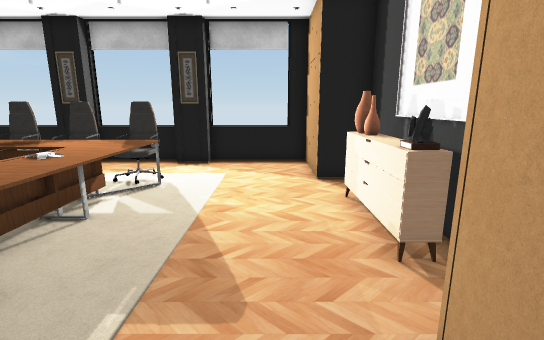
view 1 (above)

16 first-person views from a walk through a 3-D level made in the Unity game engine. The camera is 1.3 m above the floor, tilts 12° down and sees 85° across. The floor is counted in squares, 0.5 m on a side. Each view is taken from the middle of a square. On the plan, view 1 faces up. The plan holds only what a view shows up to about 19 squares ahead; the rest is blank. The player character is not drawn. Some surface patterns are stand-ins.

view 2
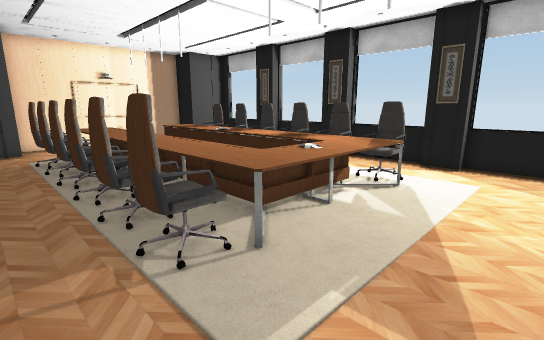

view 3
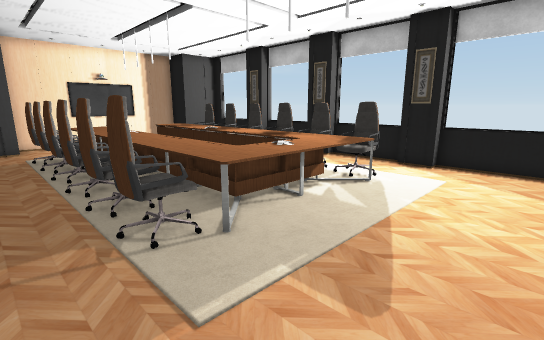

view 4
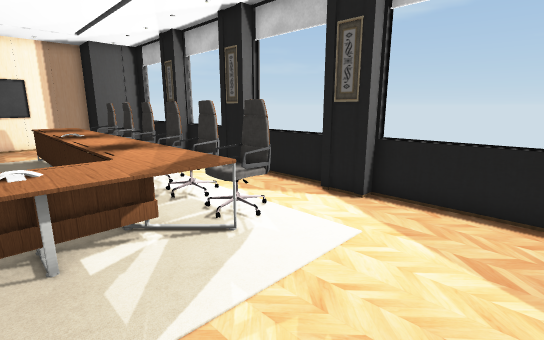

view 5
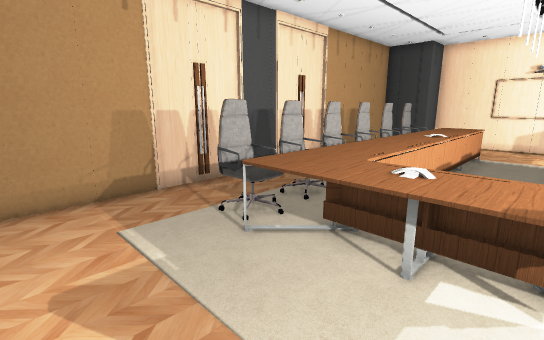

view 6
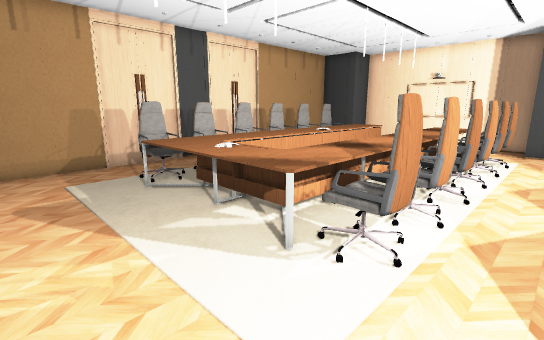

view 7
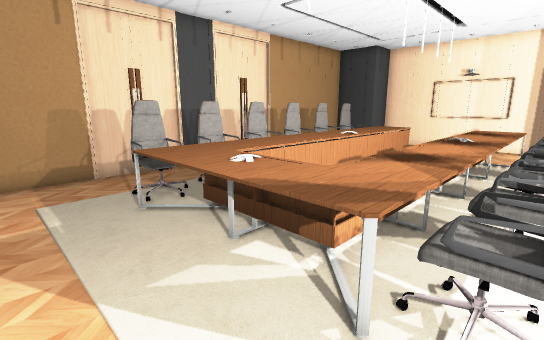

view 8
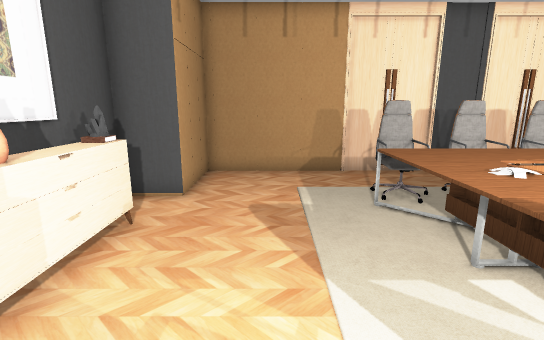

view 9
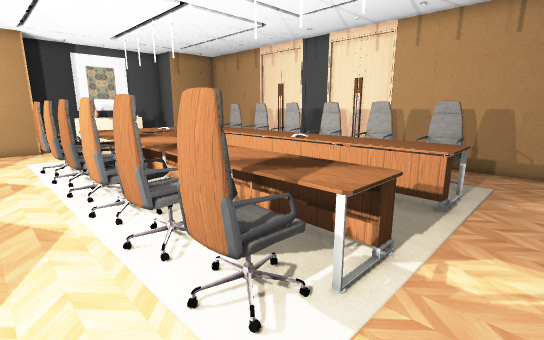

view 10
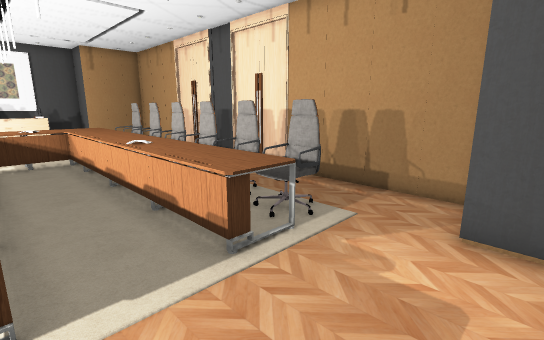

view 11
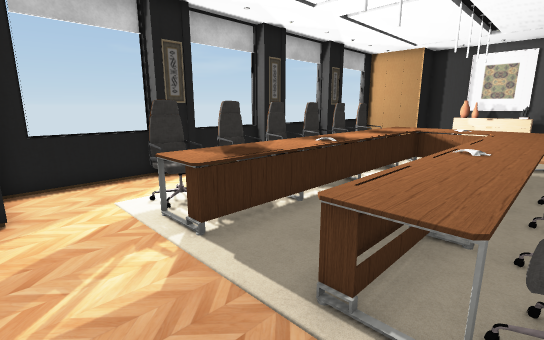

view 12
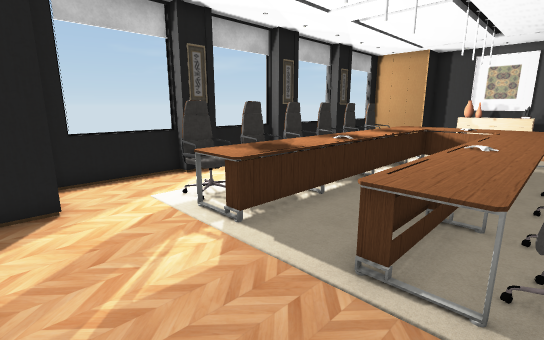

view 13
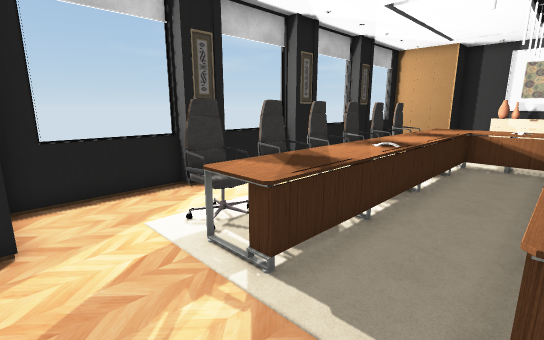

view 14
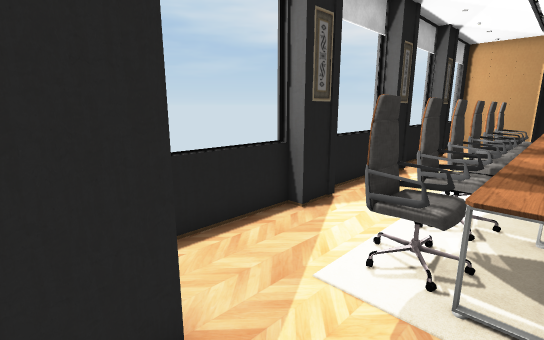

view 15
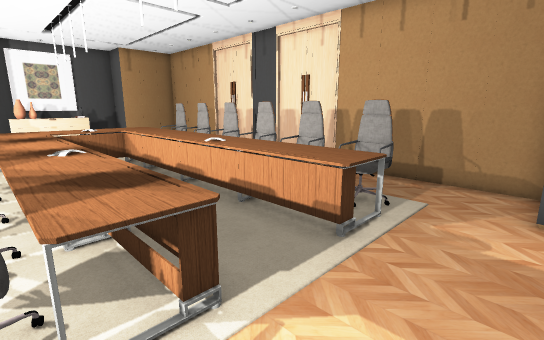

view 16
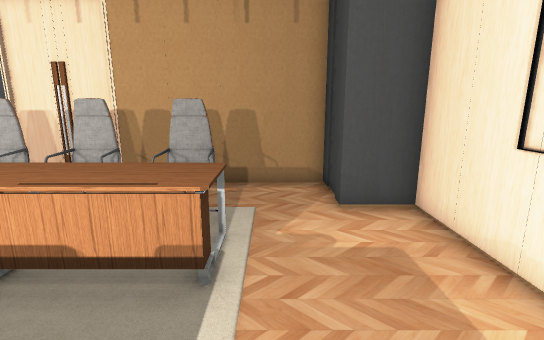

### Floor plan
Points are (right, up) in squares from view 1. A wall is a line through its corners. A room is listed if a view was taken in it or the views show most of it. See-through windows are left out.
Room 1 (views 1, 2, 3, 4, 5, 6, 7, 8, 9, 10, 11, 12, 13, 14, 15, 16)
walls: (-8.3, 13.7) (-9.8, 13.7); (-9.7, 14.2) (-13.7, 14.2); (-13.7, 13.7) (-15.2, 13.7); (-4.4, 14.2) (-8.4, 14.2); (-4.5, 14.4) (-8.3, 14.4); (-3, 13.7) (-4.5, 13.7); (-15.1, 14.2) (-19.7, 14.2); (-15.2, 14.4) (-19, 14.4); (0.8, 14.4) (-3, 14.4); (-19.8, 12.9) (-19.8, 11.5) (-21.1, 11.5); (-21.8, 5.6) (-21.8, 1.6) (-19.8, 1.6) (-19.8, -1) (1.6, -1) (1.6, 2.5) (3.4, 2.5) (3.4, 10.5) (1.6, 10.5) (1.6, 14.2) (-3, 14.2); (-21.8, 11.5) (-21.8, 8.4)
low walls: (-10.2, 14.4) (-13.1, 14.4)
objects: rug (-17, 2) to (-4, 11); other object (2, 5) to (3, 5); other object (2, 6) to (3, 7); vase (2, 7) to (3, 8)

Where each view was taken, in squares from view 1:
view 1: 0 up, 0 right, facing up
view 2: 0 up, 0 right, facing up-left
view 3: 0 up, 1 right, facing up-left
view 4: 6 up, 1 right, facing up-left
view 5: 8 up, 0 right, facing down-left
view 6: 13 up, 0 right, facing down-left
view 7: 11 up, 1 left, facing down-left
view 8: 11 up, 1 left, facing down
view 9: 13 up, 19 left, facing down-right
view 10: 8 up, 21 left, facing down-right
view 11: 3 up, 20 left, facing up-right
view 12: 3 up, 21 left, facing up-right
view 13: 5 up, 20 left, facing up-right
view 14: 9 up, 21 left, facing up-right
view 15: 10 up, 20 left, facing down-right
view 16: 9 up, 18 left, facing down
